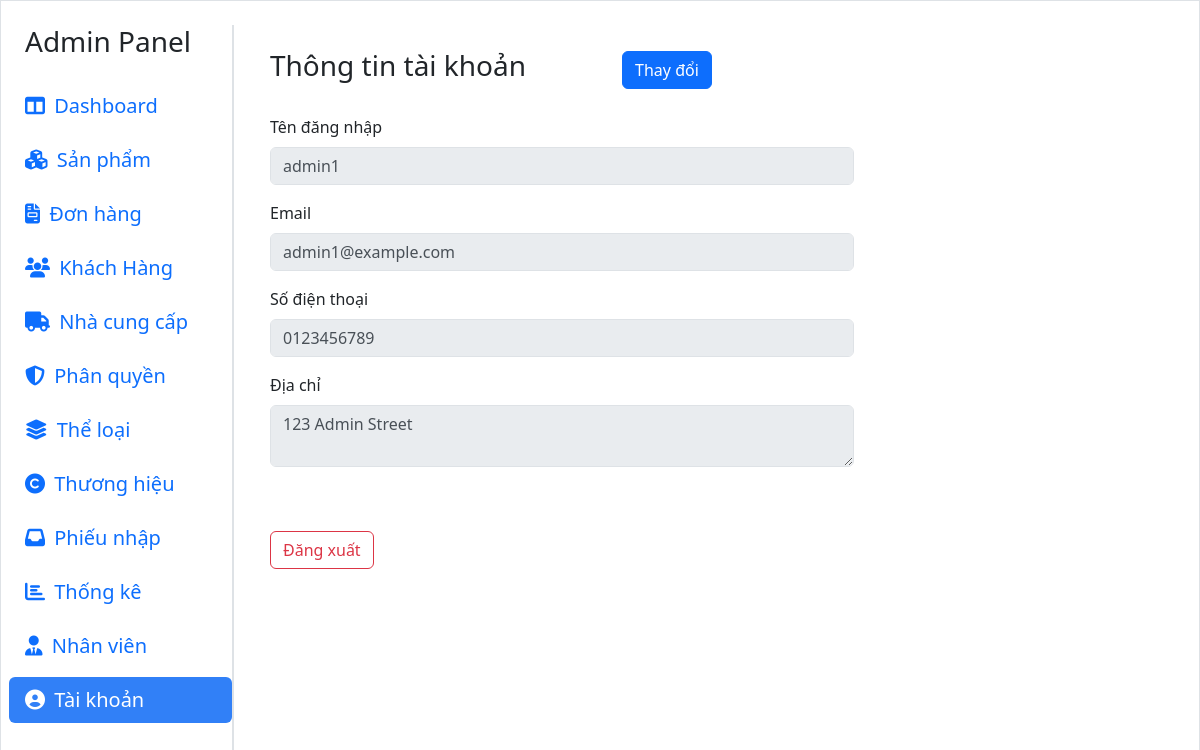
Before: /admin/admin.php?page=taikhoan (signed in) with the older database file.
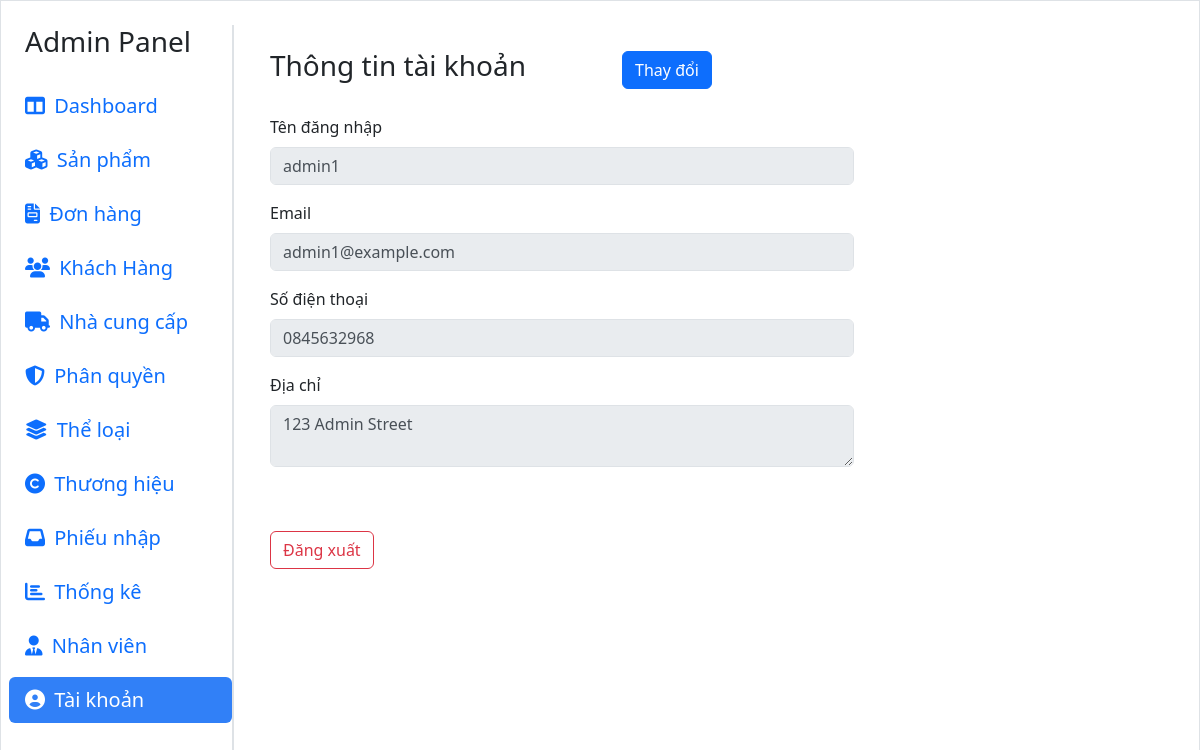
After: the same page with the newer database file.
### tables this page shows
CREATE TABLE `users` (
  `user_id` int(11) NOT NULL,
  `username` varchar(100) NOT NULL,
  `password` varchar(255) NOT NULL,
  `email` varchar(100) NOT NULL,
  `phone` varchar(20) DEFAULT NULL,
  `address` text DEFAULT NULL,
  `role_id` int(11) DEFAULT NULL,
  `is_deleted` tinyint(1) DEFAULT 0
);

### includes/DBConnect.php (called while the page is built, shortened)
<?php
class DBConnect {
    private static $instance = null;
    private $pdo;
    private $host = 'localhost';
    private $dbname = 'db_douong';
    private $username = 'root';
    private $password = '';
    private function __construct() {
        try {
            $this->pdo = new PDO(
                "mysql:host={$this->host};dbname={$this->dbname};charset=utf8",
                $this->username,
                $this->password
            );
            $this->pdo->setAttribute(PDO::ATTR_ERRMODE, PDO::ERRMODE_EXCEPTION);
            $this->pdo->setAttribute(PDO::ATTR_DEFAULT_FETCH_MODE, PDO::FETCH_ASSOC);
        } catch (PDOException $e) {
            die("Kết nối thất bại: " . $e->getMessage());
        }
    }
    public static function getInstance() {
        if (self::$instance === null) {
            self::$instance = new DBConnect();
        }
        return self::$instance;
    }
    public function selectOne($sql, $params = []) {
        $stmt = $this->pdo->prepare($sql);
        $stmt->execute($params);
        return $stmt->fetch();
    }
}
?>

### admin/pages/taikhoan.php (the view, shortened to what this page needs)
<?php
require_once '../includes/DBConnect.php';
$db = DBConnect::getInstance();
$userId = $_SESSION['admin_id'] ?? null;
$user = $db->selectOne("SELECT * FROM users WHERE user_id = ?", [$userId]);
?>
<div class="container py-4">
    <div class="d-flex align-items-center mb-4">
        <h3 class="me-5">Thông tin tài khoản</h3>
        <button type="button" id="editBtn" class="btn btn-primary ms-5">Thay đổi</button>
    </div>
    <form id="userInfoForm" method="POST" action="" class="row g-3" style="max-width: 600px;">
        <div class="col-12">
            <label for="username" class="form-label">Tên đăng nhập</label>
            <input type="text" class="form-control" id="username" name="username"
                value="<?= htmlspecialchars($user['username']) ?>" readonly>
        </div>
        <div class="col-12">
            <label for="email" class="form-label">Email</label>
            <input type="email" class="form-control" id="email" name="email"
                value="<?= htmlspecialchars($user['email']) ?>" readonly>
        </div>
        <div class="col-12">
            <label for="phone" class="form-label">Số điện thoại</label>
            <input type="text" class="form-control" id="phone" name="phone"
                value="<?= htmlspecialchars($user['phone']) ?>" readonly>
        </div>
        <div class="col-12">
            <label for="address" class="form-label">Địa chỉ</label>
            <textarea class="form-control" id="address" name="address" rows="2"
                readonly><?= htmlspecialchars($user['address']) ?></textarea>
        </div>
    </form>
    <a href="./ajax/logout.php" class="btn btn-outline-danger mt-5">Đăng xuất</a>
</div>

Changed rows visible on the page:
changed users "admin1": phone "0123456789" → "0845632968"
